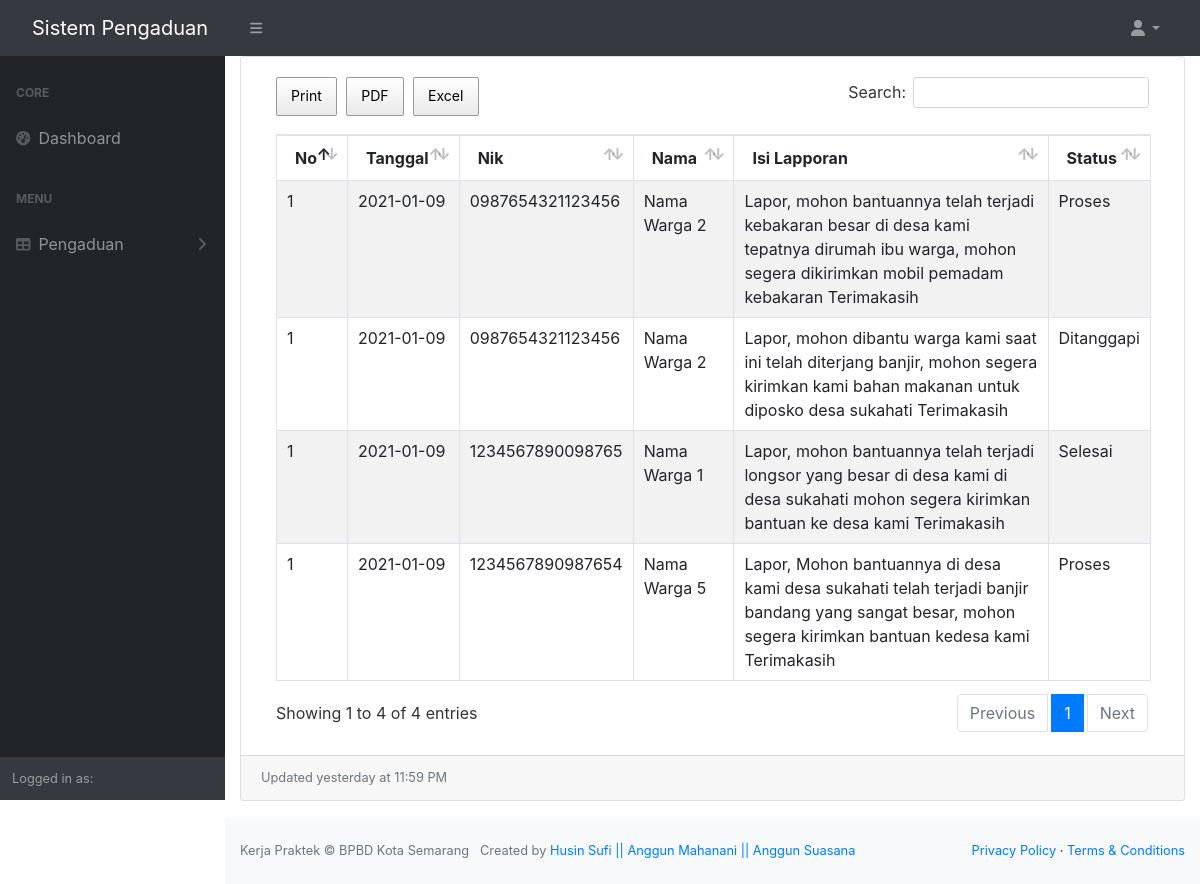
/index.php/admin/laporan, run on the app's committed database.
### tables this page shows
CREATE TABLE `tb_pengaduan` (
  `id` bigint(20) NOT NULL,
  `tgl` date NOT NULL,
  `nik` char(16) NOT NULL,
  `isi_laporan` text NOT NULL,
  `foto` varchar(255) NOT NULL,
  `status` enum('ditanggapi','proses','selesai') NOT NULL
);

CREATE TABLE `tb_masyarakat` (
  `id` bigint(20) NOT NULL,
  `nik` char(16) NOT NULL,
  `nama` varchar(255) NOT NULL,
  `username` varchar(255) NOT NULL,
  `password` varchar(255) NOT NULL,
  `telp` varchar(255) NOT NULL
);

### application/views/template/view.php (called while the page is built)
<?php
    require_once "head.php";
    require_once "nav.php";
    require_once "content.php";
    require_once "footer.php";

### application/controllers/admin/Laporan.php (called while the page is built, shortened)
<?php
class Laporan extends CI_Controller {
    public function index()
    {
        $kelola = $this->M_all->tampilKelola()->result_array();
        $data = [
            "list"    => $kelola,
            'title'     => 'Laporan',
            'breadcumb' => 'Laporan',
            'content'   => 'dashboard/laporan'
        ];
        $this->load->view('template/view', $data);
    }
}

### index.php (called while the page is built, shortened)
<?php
require_once BASEPATH.'core/CodeIgniter.php';

### application/views/template/content.php (called while the page is built)
<?php
    if($content){
        $this->load->view($content);
    }

### application/models/M_all.php (called while the page is built, shortened)
<?php
class M_all extends CI_Model {
    public function tampilKelola()
    {
        $this->db->select('tb_pengaduan.*, tb_masyarakat.nama ');
        $this->db->from('tb_pengaduan');
        $this->db->join('tb_masyarakat', 'tb_pengaduan.nik = tb_masyarakat.nik', 'left');
        return $query = $this->db->get();
    }
}

### application/views/dashboard/laporan.php (the view)
<div class="card mb-3">
	<div class="card-body">
		<div class="table-responsive">
			<table class="table table-striped table-bordered" id="exampleLaporan" width="100%">
            <thead>
					<tr>
						<th>No</th>
						<th>Tanggal</th>
						<th>Nik</th>
						<th>Nama</th>
						<th>Isi Lapporan</th>
						<th>Status</th>
					</tr>
				</thead>
				<tbody>
					<?php $no = 1; foreach($list as $pp) { ?>
					<tr>
						<td><?= $no ?></td>
						<td><?= $pp['tgl'] ?></td>
						<td><?= $pp['nik'] ?></td>
						<td><?= $pp['nama'] ?></td>
						<td><?= $pp['isi_laporan'] ?></td>
						<td class="text-capitalize"><?= $pp['status'] ?></td>
					</tr>
					<?php } ?>
				</tbody>
			</table>
		</div>
	</div>
	<div class="card-footer small text-muted">Updated yesterday at 11:59 PM</div>
</div>

### application/views/template/head.php (shortened to what this page needs)
<!DOCTYPE html>
<html lang="en">
    <head>
        <link href="<?= base_url('assets/template/dist/') ?>css/styles.css" rel="stylesheet" />
        <link href="<?= base_url('assets/') ?>css/bootstrap.css" rel="stylesheet" />
        <link rel="stylesheet" href="<?= base_url('assets/css/') ?>buttons.bootstrap4.min.css">
        <link rel="stylesheet" href="<?= base_url('assets/css/') ?>dataTables.bootstrap4.min.css">
        <link rel="stylesheet" href="<?= base_url('assets/css/') ?>extra/buttons.dataTables.min.css">
        <link rel="stylesheet" href="<?= base_url('assets/css/') ?>extra/jquery.dataTables.min.css">
    </head>
    <body class="sb-nav-fixed">

### application/views/template/nav.php (shortened to what this page needs)
<nav class="sb-topnav navbar navbar-expand navbar-dark bg-dark">
	<a class="navbar-brand" href="">Sistem Pengaduan</a>
	<button class="btn btn-link btn-sm order-1 order-lg-0" id="sidebarToggle" href="#"><i class="fas fa-bars"></i>
	</button>
	<ul class="navbar-nav d-none d-md-inline-block form-inline ml-auto mr-0 mr-md-3 my-2 my-md-0 display-none">
		<li class="nav-item dropdown">
			<a class="nav-link dropdown-toggle" id="userDropdown" href="#" role="button" data-toggle="dropdown"
				aria-haspopup="true" aria-expanded="false"><i class="fas fa-user fa-fw"></i></a>
		</li>
	</ul>
</nav>
<div id="layoutSidenav">
	<div id="layoutSidenav_nav">
		<nav class="sb-sidenav accordion sb-sidenav-dark" id="sidenavAccordion">
			<div class="sb-sidenav-menu">
				<?php if($this->session->userdata('admin')) {  ?>
				<div class="nav">
					<div class="sb-sidenav-menu-heading">Core</div>
					<a class="nav-link" href="<?= base_url('admin/dashboard') ?>">
						<div class="sb-nav-link-icon"><i class="fas fa-tachometer-alt"></i></div>
						Dashboard
					</a>
					<div class="sb-sidenav-menu-heading">Addons</div>
					<a class="nav-link" href="<?= base_url('admin/kelola') ?>">
						<div class="sb-nav-link-icon"><i class="fas fa-table"></i></div>
						Kelola
					</a>
					<?php if($this->session->userdata('admin')['session_level'] == "admin") { ?>
					<a class="nav-link" href="<?= base_url('admin/laporan') ?>">
						<div class="sb-nav-link-icon"><i class="fas fa-chart-area"></i></div>
						Ekspor
					</a>
					<a class="nav-link collapsed" href="#" data-toggle="collapse" data-target="#collapseLayouts"
						aria-expanded="false" aria-controls="collapseLayouts">
						<div class="sb-nav-link-icon"><i class="fas fa-user"></i></div>
						Pengguna
						<div class="sb-sidenav-collapse-arrow"><i class="fas fa-angle-down"></i></div>
					</a>
					<?php } ?>
					<div class="collapse" id="collapseLayouts" aria-labelledby="headingOne"
						data-parent="#sidenavAccordion">
						<nav class="sb-sidenav-menu-nested nav">
							<a class="nav-link" href="<?= base_url('admin/pengguna/masyarakat') ?>">Masyarakat</a>
							<a class="nav-link" href="<?= base_url('admin/pengguna/petugas') ?>">Petugas</a>
						</nav>
					</div>
				</div>
				<?php  } else {?>
				<div class="nav">
					<div class="sb-sidenav-menu-heading">Core</div>
					<a class="nav-link" href="<?= base_url('') ?>">
						<div class="sb-nav-link-icon"><i class="fas fa-tachometer-alt"></i></div>
						Dashboard
					</a>
					<div class="sb-sidenav-menu-heading">menu</div>
					<a class="nav-link collapsed" href="#" data-toggle="collapse" data-target="#collapseLayouts"
						aria-expanded="false" aria-controls="collapseLayouts">
						<div class="sb-nav-link-icon"><i class="fas fa-table"></i></div>
						Pengaduan
						<div class="sb-sidenav-collapse-arrow"><i class="fas fa-angle-down"></i></div>
					</a>
				</div>
				<?php  } ?>
			</div>
			<div class="sb-sidenav-footer">
				<div class="small">Logged in as:</div>
			</div>
		</nav>
	</div>
	<div id="layoutSidenav_content">
		<main>
			<div class="container-fluid">

### application/views/template/footer.php (shortened to what this page needs)
</div>
</main>
<footer class="py-4 bg-light mt-auto">
	<div class="container-fluid">
		<div class="d-flex align-items-center justify-content-between small">
			<div class="text-muted">
				Kerja Praktek &copy; BPBD Kota Semarang &nbsp; Created by
				<a href="">Husin Sufi ||</a>
				<a href="">Anggun Mahanani ||</a>
				<a href="">Anggun Suasana</a>
			</div>
			<div>
				<a href="#">Privacy Policy</a>
				&middot;
				<a href="#">Terms &amp; Conditions</a>
			</div>
		</div>
	</div>
</footer>
</div>
</div>
</body>
</html>

### data on the page
tb_pengaduan: tgl "2021-01-09", nik "0987654321123456", tb_masyarakat.nama "Nama Warga 2", isi_laporan "Lapor, mohon bantuannya telah terjadi kebakaran besar di desa kami tepatnya dirumah ibu warga, mohon segera dikirimkan mobil pemadam kebakaran Terimakasih", status "Proses"
tb_pengaduan: tgl "2021-01-09", nik "0987654321123456", tb_masyarakat.nama "Nama Warga 2", isi_laporan "Lapor, mohon dibantu warga kami saat ini telah diterjang banjir, mohon segera kirimkan kami bahan makanan untuk diposko desa sukahati Terimakasih", status "Ditanggapi"
tb_pengaduan: tgl "2021-01-09", nik "1234567890098765", tb_masyarakat.nama "Nama Warga 1", isi_laporan "Lapor, mohon bantuannya telah terjadi longsor yang besar di desa kami di desa sukahati mohon segera kirimkan bantuan ke desa kami Terimakasih", status "Selesai"
tb_pengaduan: tgl "2021-01-09", nik "1234567890987654", tb_masyarakat.nama "Nama Warga 5", isi_laporan "Lapor, Mohon bantuannya di desa kami desa sukahati telah terjadi banjir bandang yang sangat besar, mohon segera kirimkan bantuan kedesa kami Terimakasih", status "Proses"
